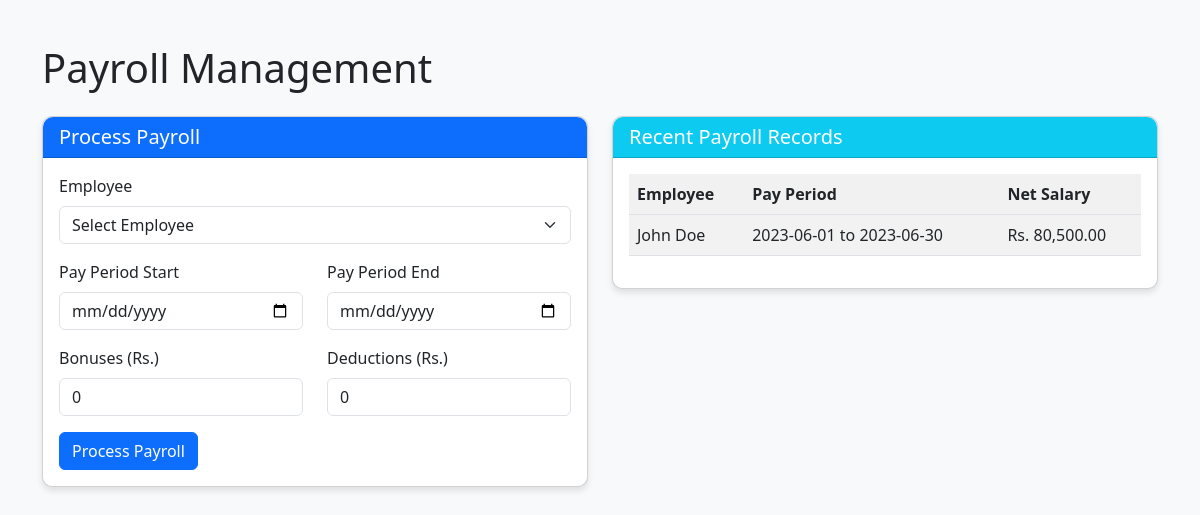
The page /Payrol.php (signed in) on the database its author committed.
### tables this page shows
CREATE TABLE `payroll` (
  `id` int(11) NOT NULL AUTO_INCREMENT,
  `employee_id` varchar(10) NOT NULL,
  `pay_period_start` date NOT NULL,
  `pay_period_end` date NOT NULL,
  `basic_salary` decimal(10,2) NOT NULL,
  `overtime_hours` decimal(5,2) DEFAULT 0.00,
  `overtime_rate` decimal(10,2) DEFAULT 0.00,
  `bonuses` decimal(10,2) DEFAULT 0.00,
  `deductions` decimal(10,2) DEFAULT 0.00,
  `net_salary` decimal(10,2) NOT NULL,
  `payment_date` date DEFAULT NULL,
  `remarks` text DEFAULT NULL,
  PRIMARY KEY (`id`),
  KEY `employee_id` (`employee_id`),
  CONSTRAINT `payroll_ibfk_1` FOREIGN KEY (`employee_id`) 
    REFERENCES `employees` (`employee_id`) 
    ON DELETE CASCADE 
    ON UPDATE CASCADE
);

### Payrol.php (the view, shortened to what this page needs)
<?php
require_once 'db_connection.php';
?>
<!DOCTYPE html>
<html lang="en">
<head>
    <link href="https://cdn.jsdelivr.net/npm/bootstrap@5.3.0/dist/css/bootstrap.min.css" rel="stylesheet">
    <link rel="stylesheet" href="https://cdnjs.cloudflare.com/ajax/libs/font-awesome/6.4.0/css/all.min.css">
</head>
<body>
    <div class="container py-4">
        <h1 class="mb-4">Payroll Management</h1>
        <div class="row">
            <div class="col-md-6">
                <div class="card mb-4">
                    <div class="card-header bg-primary text-white">
                        <h5 class="mb-0">Process Payroll</h5>
                    </div>
                    <div class="card-body">
                        <form method="POST">
                            <div class="mb-3">
                                <label class="form-label">Employee</label>
                                <select name="employee_id" class="form-select" required>
                                    <option value="">Select Employee</option>
                                </select>
                            </div>
                            <div class="row mb-3">
                                <div class="col-md-6">
                                    <label class="form-label">Pay Period Start</label>
                                    <input type="date" name="pay_period_start" class="form-control" required>
                                </div>
                                <div class="col-md-6">
                                    <label class="form-label">Pay Period End</label>
                                    <input type="date" name="pay_period_end" class="form-control" required>
                                </div>
                            </div>
                            <div class="row mb-3">
                                <div class="col-md-6">
                                    <label class="form-label">Bonuses (Rs.)</label>
                                    <input type="number" name="bonuses" class="form-control" min="0" step="0.01" value="0">
                                </div>
                                <div class="col-md-6">
                                    <label class="form-label">Deductions (Rs.)</label>
                                    <input type="number" name="deductions" class="form-control" min="0" step="0.01" value="0">
                                </div>
                            </div>
                            <button type="submit" class="btn btn-primary">Process Payroll</button>
                        </form>
                    </div>
                </div>
            </div>
            <div class="col-md-6">
                <div class="card">
                    <div class="card-header bg-info text-white">
                        <h5 class="mb-0">Recent Payroll Records</h5>
                    </div>
                    <div class="card-body">
                        <div class="table-responsive">
                            <table class="table table-striped">
                                <thead>
                                    <tr>
                                        <th>Employee</th>
                                        <th>Pay Period</th>
                                        <th>Net Salary</th>
                                    </tr>
                                </thead>
                                <tbody>
                                    <?php
                                    $result = $conn->query("SELECT p.*, CONCAT(e.first_name, ' ', e.last_name) AS employee_name
                                                          FROM payroll p
                                                          JOIN employees e ON p.employee_id = e.employee_id
                                                          ORDER BY p.payment_date DESC
                                                          LIMIT 5");
                                    if ($result->num_rows > 0) {
                                        while ($row = $result->fetch_assoc()) {
                                            echo "<tr>
                                                    <td>{$row['employee_name']}</td>
                                                    <td>{$row['pay_period_start']} to {$row['pay_period_end']}</td>
                                                    <td>Rs. " . number_format($row['net_salary'], 2) . "</td>
                                                  </tr>";
                                        }
                                    } else {
                                        echo "<tr><td colspan='3'>No payroll records found</td></tr>";
                                    }
                                    ?>
                                </tbody>
                            </table>
                        </div>
                    </div>
                </div>
            </div>
        </div>
    </div>
</body>
</html>

### Payrol.php (style rules this page uses)
body { background-color: #f8f9fa; padding-top: 20px; }
.card { border-radius: 10px; box-shadow: 0 4px 6px rgba(0,0,0,0.1); margin-bottom: 20px; }
.card-header { border-radius: 10px 10px 0 0 !important; font-weight: 600; }
.table th { background-color: #f1f1f1; }

### rows shown on the page
payroll: employee_name "John Doe", pay_period_start "2023-06-01", pay_period_end "2023-06-30", net_salary "80,500.00"
